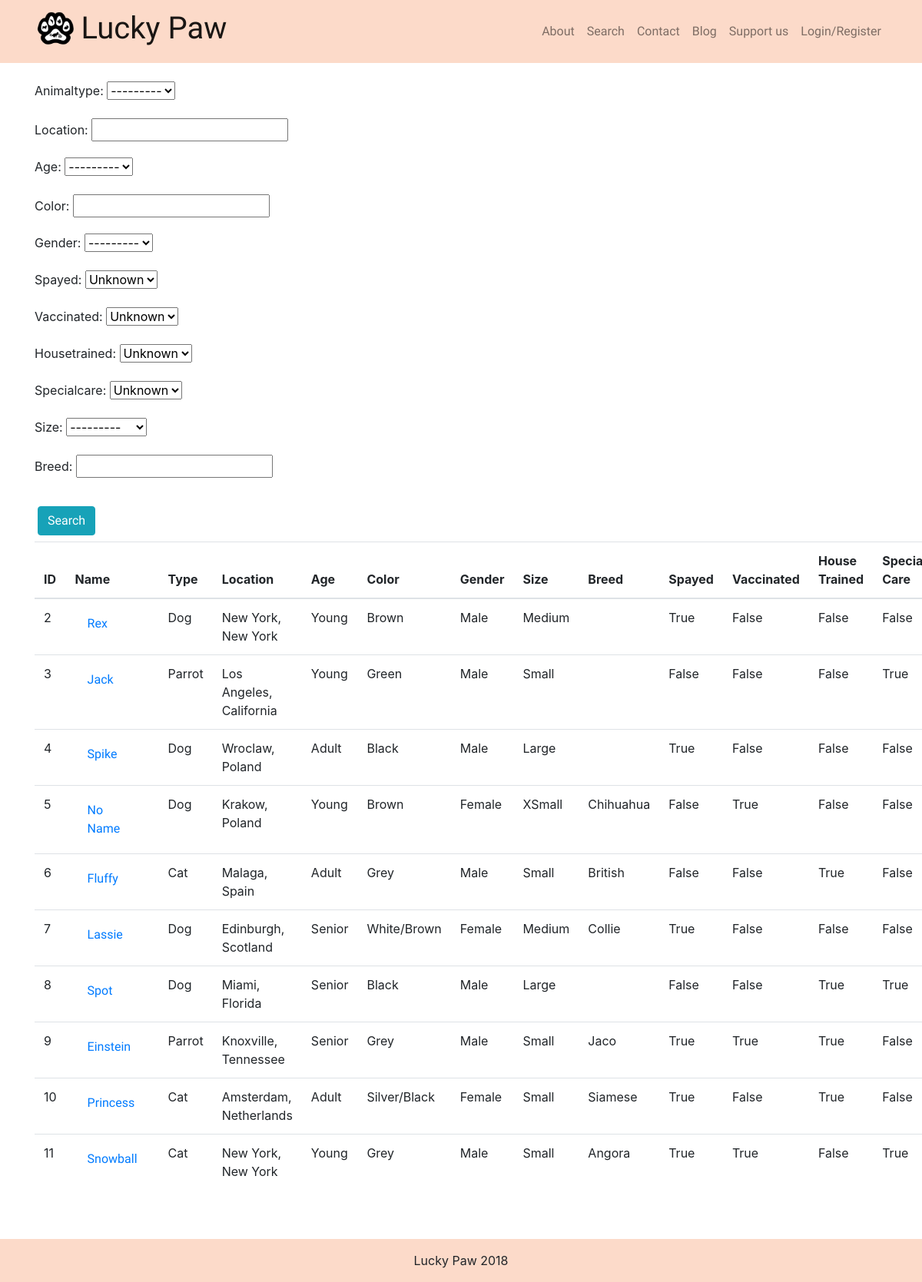
The app's page /search/ with its own data.
### app/models.py (models this page shows, shortened)
class Pet(models.Model):
    id = models.AutoField(primary_key=True)
    name = models.CharField(max_length=50, default ='No Name', blank=False)
    animaltype_choice = (('Cat','Cat'),('Dog','Dog'),('Parrot','Parrot'))
    animaltype = models.CharField(max_length=50, choices=animaltype_choice, blank=True)
    location = models.CharField(max_length=50, default='', blank=True)
    age_choice = (('Young','Young'),('Adult','Adult'),('Senior','Senior'))
    age = models.CharField(max_length=50, choices=age_choice, blank=True)
    color = models.CharField(max_length=50, default='', blank=True)
    gender_choice = (('Male','Male'),('Female','Female'))
    gender = models.CharField(max_length=50, choices=gender_choice, blank=True)
    size_choice = (('Very Small','Very Small'), ('Small','Small'),('Medium','Medium'),('Large','Large'),('Very Large','Very Large'))
    size = models.CharField(max_length=50, choices=size_choice, blank=True)
    breed = models.CharField(max_length=50, default='', blank=True)
    photo = models.ImageField(upload_to=pet_directory_path, default='pets/pet_default_image.jpg')
    description = models.CharField(max_length=2000, default='', blank=True)
    gallery = models.OneToOneField(Gallery, related_name='pet_gallery', on_delete=models.SET_NULL, blank=True, null=True)
    spayed = models.BooleanField()
    vaccinated = models.BooleanField()
    housetrained = models.BooleanField()
    specialcare = models.BooleanField()
    supervisor = models.ForeignKey(Supervisor, on_delete=models.SET_NULL, blank=True, null=True)

### app/views.py (the view)
# urls.py: path('search/', views.search, name='search'),
def search(request):
    pet_list = models.Pet.objects.all()
    pet_filter = PetFilter(request.GET, queryset=pet_list)
    return render(request, 'app/pet_list.html', {'filter': pet_filter})

### app/templates/app/pet_list.html
{% extends 'app/base.html' %}
{% block content %}
  <form method="get">
    <div class="form-group d-inline-block">
    {{ filter.form.as_p }}
    </div>
    <button class="ml-1 btn btn-info d-block" type="submit">Search</button>
  </form>
  <table class="table table-stripped mt-2">
      <thead>
          <th>ID</th>
          <th>Name</th>
          <th>Type</th>
          <th>Location</th>
          <th>Age</th>
          <th>Color</th>
          <th>Gender</th>
          <th>Size</th>
          <th>Breed</th>
          <th>Spayed</th>
          <th>Vaccinated</th>
          <th>House Trained</th>
          <th>Special Care</th>
      </thead>
      <tbody>
          {% for pet in filter.qs %}
            <tr>
              <td>{{ pet.id }}</td>
              <td><a class="nav-link" href="{% url 'pet_profile' id=pet.id %}">{{ pet.name }}</a></td>
              <td>{{ pet.animaltype }}</td>
              <td>{{ pet.location }}</td>
              <td>{{ pet.age }}</td>
              <td>{{ pet.color }}</td>
              <td>{{ pet.gender }}</td>
              <td>{{ pet.size }}</td>
              <td>{{ pet.breed }}</td>
              <td>{{ pet.spayed }}</td>
              <td>{{ pet.vaccinated }}</td>
              <td>{{ pet.housetrained }}</td>
              <td>{{ pet.specialcare }}</td>
            </tr>
          {% endfor %}
      </tbody>
  </table>
{% endblock %}

### app/static/css/base.css (style rules this page uses)
h1, h2, h3, h4, h5, h6, a, button { font-family: 'Handlee', cursive; }
html { position: relative; min-height: 100%; }

### records on screen
Pet: id "2", name "Rex", animaltype "Dog", location "New York, New York", age "Young", color "Brown", gender "Male", size "Medium", spayed "True", vaccinated "False", housetrained "False", specialcare "False"
Pet: id "3", name "Jack", animaltype "Parrot", location "Los Angeles, California", age "Young", color "Green", gender "Male", size "Small", spayed "False", vaccinated "False", housetrained "False", specialcare "True"
Pet: id "4", name "Spike", animaltype "Dog", location "Wroclaw, Poland", age "Adult", color "Black", gender "Male", size "Large", spayed "True", vaccinated "False", housetrained "False", specialcare "False"
Pet: id "5", name "No Name", animaltype "Dog", location "Krakow, Poland", age "Young", color "Brown", gender "Female", size "XSmall", breed "Chihuahua", spayed "False", vaccinated "True", housetrained "False", specialcare "False"
Pet: id "6", name "Fluffy", animaltype "Cat", location "Malaga, Spain", age "Adult", color "Grey", gender "Male", size "Small", breed "British", spayed "False", vaccinated "False", housetrained "True", specialcare "False"
Pet: id "7", name "Lassie", animaltype "Dog", location "Edinburgh, Scotland", age "Senior", color "White/Brown", gender "Female", size "Medium", breed "Collie", spayed "True", vaccinated "False", housetrained "False", specialcare "False"
Pet: id "8", name "Spot", animaltype "Dog", location "Miami, Florida", age "Senior", color "Black", gender "Male", size "Large", spayed "False", vaccinated "False", housetrained "True", specialcare "True"
Pet: id "9", name "Einstein", animaltype "Parrot", location "Knoxville, Tennessee", age "Senior", color "Grey", gender "Male", size "Small", breed "Jaco", spayed "True", vaccinated "True", housetrained "True", specialcare "False"
Pet: id "10", name "Princess", animaltype "Cat", location "Amsterdam, Netherlands", age "Adult", color "Silver/Black", gender "Female", size "Small", breed "Siamese", spayed "True", vaccinated "False", housetrained "True", specialcare "False"
Pet: id "11", name "Snowball", animaltype "Cat", location "New York, New York", age "Young", color "Grey", gender "Male", size "Small", breed "Angora", spayed "True", vaccinated "True", housetrained "False", specialcare "True"
